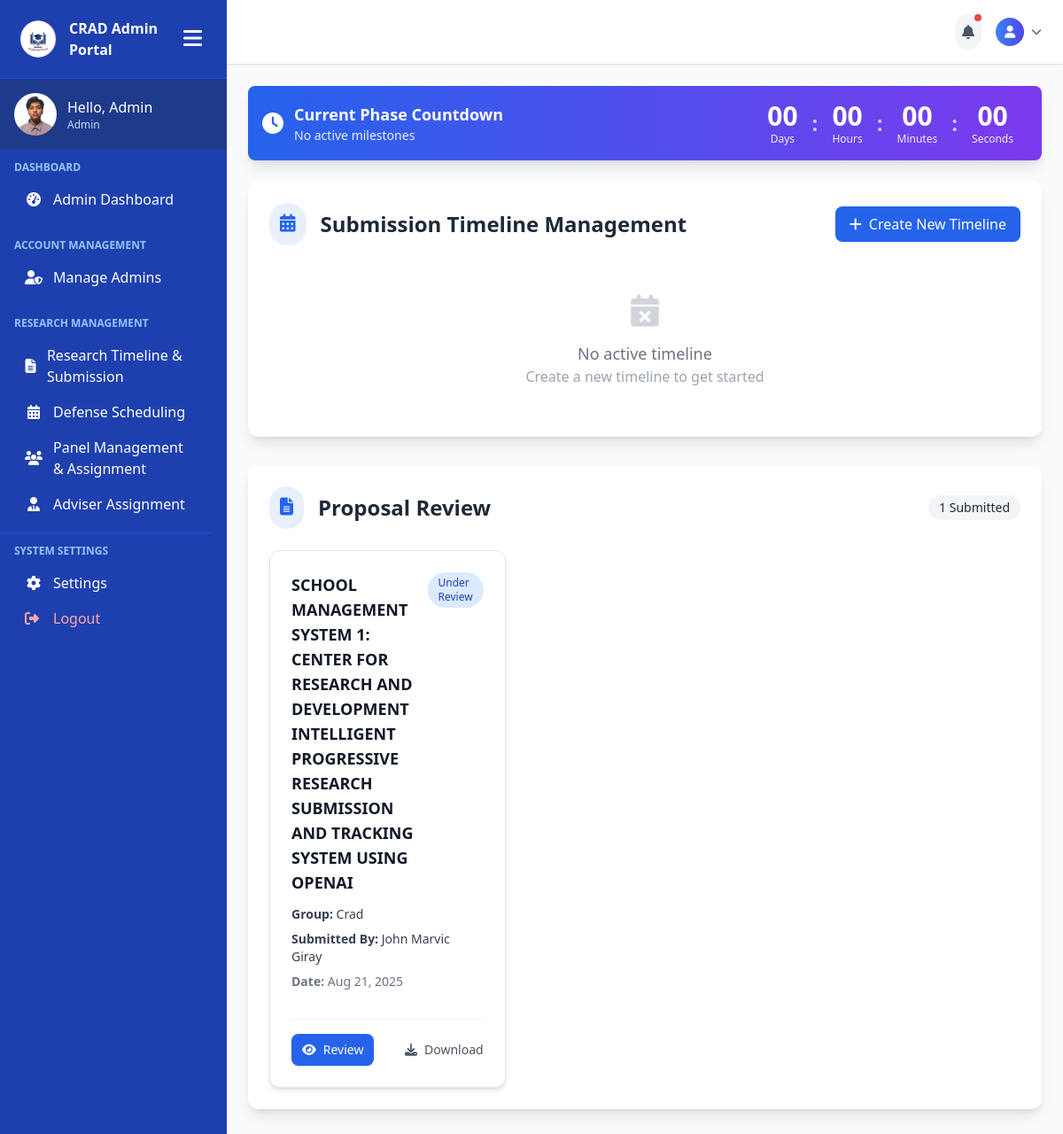
Before: /admin-pages/admin-timeline.php (signed in) with the older database file.
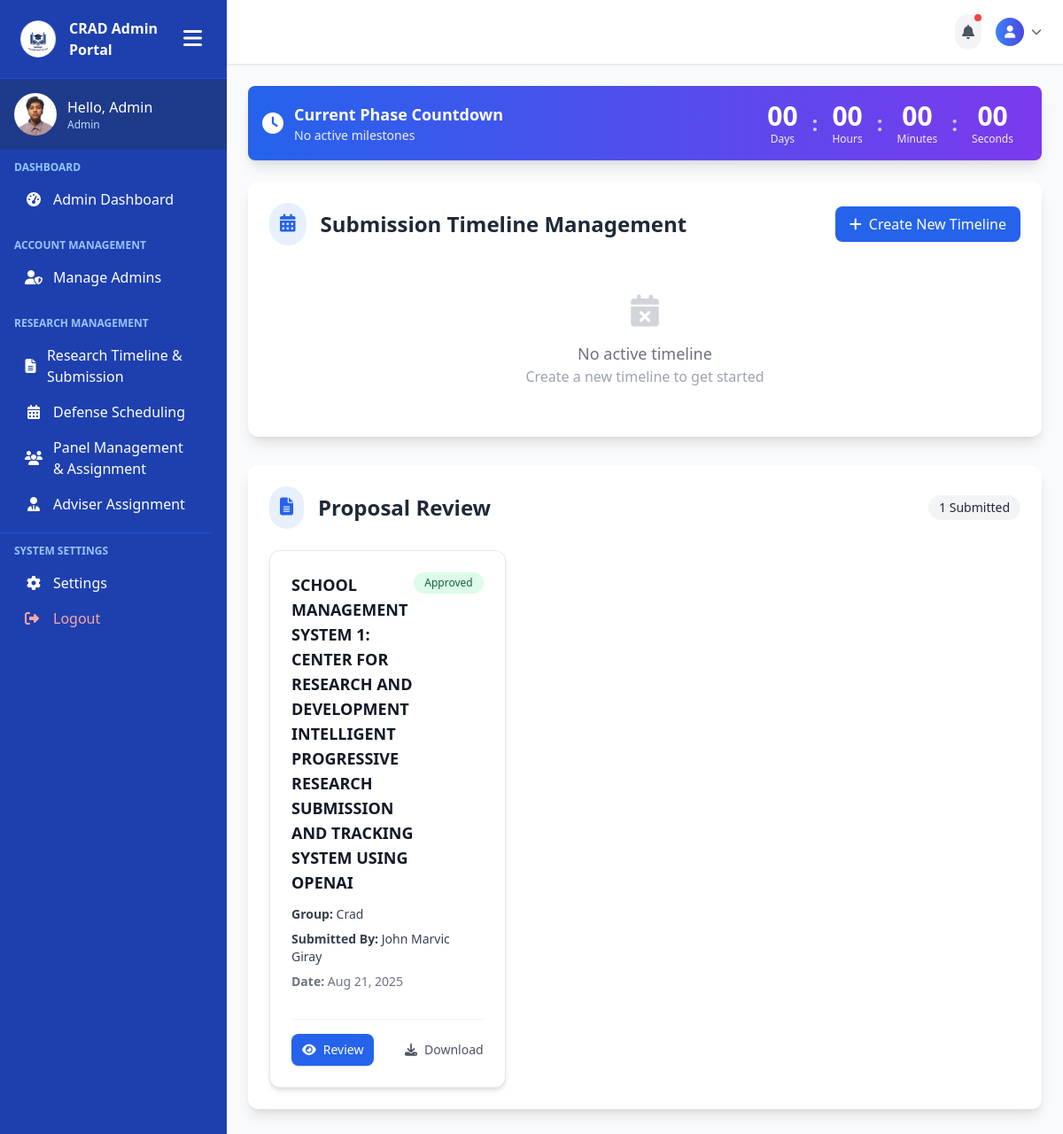
After: the same page with the newer database file.
### tables this page shows
CREATE TABLE `proposals` (
  `id` int(11) NOT NULL,
  `group_id` int(11) NOT NULL,
  `title` varchar(255) NOT NULL,
  `description` text DEFAULT NULL,
  `file_path` varchar(255) DEFAULT NULL,
  `submitted_at` timestamp NOT NULL DEFAULT current_timestamp(),
  `status` enum('Pending','Approved','Rejected','Under Review','Revision Requested') NOT NULL DEFAULT 'Pending',
  `feedback` text DEFAULT NULL,
  `reviewed_at` timestamp NULL DEFAULT NULL
);

CREATE TABLE `groups` (
  `id` int(11) NOT NULL,
  `name` varchar(255) NOT NULL,
  `join_code` varchar(10) DEFAULT NULL,
  `created_at` timestamp NOT NULL DEFAULT current_timestamp()
);

### admin-pages/admin-timeline.php (the view, shortened to what the changed rows need)
<?php
include("../includes/connection.php");
$proposals_query = "SELECT
    p.*,
    g.name AS group_name,
    g.id AS group_id,
    CONCAT(sp.full_name) AS submitted_by
FROM proposals p
JOIN groups g ON p.group_id = g.id
JOIN group_members gm ON g.id = gm.group_id
JOIN student_profiles sp ON gm.student_id = sp.user_id
WHERE gm.student_id = (
    SELECT student_id
    FROM group_members
    WHERE group_id = g.id
    LIMIT 1
)
ORDER BY p.submitted_at DESC;
";
$proposals_result = mysqli_query($conn, $proposals_query);
$proposals = [];
while ($proposal = mysqli_fetch_assoc($proposals_result)) {
    $proposals[] = $proposal;
}
?>
<!DOCTYPE html>
<html lang="en">
<head>
  <script src="https://cdn.tailwindcss.com"></script>
  <link rel="stylesheet" href="https://cdn.jsdelivr.net/npm/flatpickr/dist/flatpickr.min.css">
  <link rel="stylesheet" href="https://cdnjs.cloudflare.com/ajax/libs/font-awesome/6.0.0/css/all.min.css">
</head>
<body class="bg-gray-50 text-gray-800 font-sans h-screen overflow-hidden">
  <div class="min-h-screen flex">
    <?php include('../includes/admin-sidebar.php'); ?>
    <div class="flex-1 overflow-y-auto p-6">
      <div class="bg-white rounded-xl shadow-lg p-6 mb-8">
        <div class="flex items-center justify-between mb-6">
          <div class="flex items-center">
            <h2 class="text-2xl font-bold text-gray-800">Submission Timeline Management</h2>
          </div>
        </div>
      </div>
<div class="bg-white rounded-xl shadow-lg p-6 mb-8">
  <div class="flex items-center justify-between mb-6">
    <div class="flex items-center">
      <h2 class="text-2xl font-bold text-gray-800">Proposal Review</h2>
    </div>
  </div>
  <?php if (!empty($proposals)): ?>
    <div class="grid grid-cols-1 md:grid-cols-2 lg:grid-cols-3 gap-6">
      <?php foreach ($proposals as $proposal):
        $status_class = 'bg-yellow-100 text-yellow-800';
        $status_text = 'Pending';
        if (!empty($proposal['status'])) {
          switch ($proposal['status']) {
            case 'Approved':
              $status_class = 'bg-green-100 text-green-800';
              $status_text = 'Approved';
              break;
            case 'Under Review':
              $status_class = 'bg-blue-100 text-blue-800';
              $status_text = 'Under Review';
              break;
          }
        }
      ?>
      <div class="bg-white border border-gray-200 shadow-md rounded-xl p-6 flex flex-col justify-between">
        <div>
          <div class="flex justify-between items-start mb-3">
            <h3 class="text-lg font-semibold text-gray-900">
              <?php echo htmlspecialchars($proposal['title']); ?>
            </h3>
            <span class="px-3 py-1 text-xs font-medium rounded-full <?php echo $status_class; ?>">
              <?php echo $status_text; ?>
            </span>
          </div>
          <p class="text-sm text-gray-700 mb-2">
            <span class="font-semibold">Group:</span> <?php echo htmlspecialchars($proposal['group_name']); ?>
          </p>
          <p class="text-sm text-gray-700 mb-2">
            <span class="font-semibold">Submitted By:</span> <?php echo htmlspecialchars($proposal['submitted_by']); ?>
          </p>
          <p class="text-sm text-gray-500 mb-4">
            <span class="font-semibold">Date:</span> <?php echo date('M j, Y', strtotime($proposal['submitted_at'])); ?>
          </p>
        </div>
        <div class="flex justify-between items-center mt-4 pt-4 border-t border-gray-100">
          <button onclick='openProposalReviewModal(<?php echo htmlspecialchars(json_encode($proposal), ENT_QUOTES, "UTF-8"); ?>)'
            class="inline-flex items-center px-3 py-2 bg-primary text-white text-sm font-medium rounded-lg shadow hover:bg-secondary transition">
            <i class="fas fa-eye mr-2"></i> Review
          </button>
          <a href="<?php echo htmlspecialchars($proposal['file_path']); ?>"
             target="_blank"
             class="inline-flex items-center text-gray-600 hover:text-gray-900 text-sm font-medium">
            <i class="fas fa-download mr-2"></i> Download
          </a>
        </div>
      </div>
      <?php endforeach; ?>
    </div>
  <?php endif; ?>
</div>
  </div>
</body>
</html>

Changed rows visible on the page:
changed proposals "Crad": status "Under Review" → "Approved"
